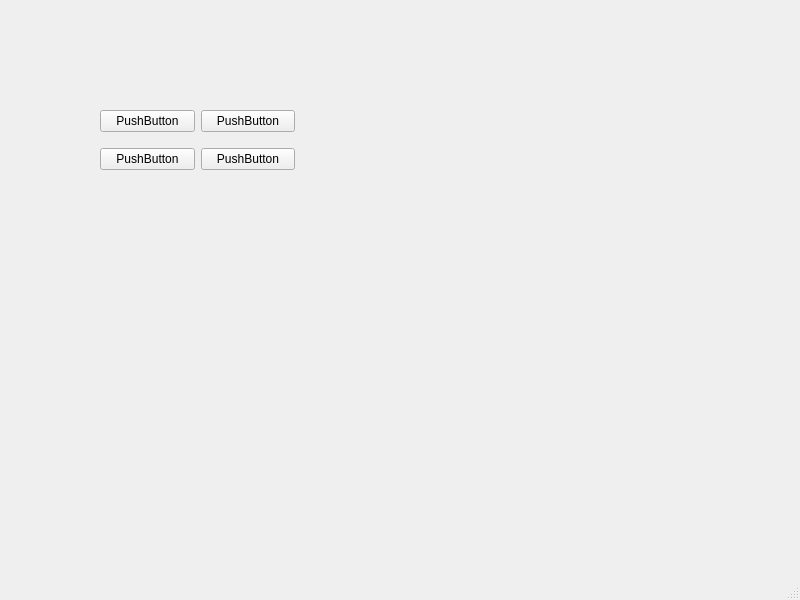
<?xml version="1.0" encoding="UTF-8"?>
<ui version="4.0">
 <class>MainWindow</class>
 <widget class="QMainWindow" name="MainWindow">
  <property name="geometry">
   <rect>
    <x>0</x>
    <y>0</y>
    <width>800</width>
    <height>600</height>
   </rect>
  </property>
  <property name="windowTitle">
   <string>MainWindow</string>
  </property>
  <widget class="QWidget" name="centralwidget">
   <widget class="QWidget" name="gridLayoutWidget">
    <property name="geometry">
     <rect>
      <x>100</x>
      <y>100</y>
      <width>195</width>
      <height>80</height>
     </rect>
    </property>
    <layout class="QGridLayout" name="gridLayout">
     <item row="0" column="1">
      <widget class="QPushButton" name="pushButton_2">
       <property name="text">
        <string>PushButton</string>
       </property>
      </widget>
     </item>
     <item row="0" column="0">
      <widget class="QPushButton" name="pushButton">
       <property name="text">
        <string>PushButton</string>
       </property>
      </widget>
     </item>
     <item row="1" column="0">
      <widget class="QPushButton" name="pushButton_3">
       <property name="text">
        <string>PushButton</string>
       </property>
      </widget>
     </item>
     <item row="1" column="1">
      <widget class="QPushButton" name="pushButton_4">
       <property name="text">
        <string>PushButton</string>
       </property>
      </widget>
     </item>
    </layout>
   </widget>
  </widget>
  <widget class="QMenuBar" name="menubar">
   <property name="geometry">
    <rect>
     <x>0</x>
     <y>0</y>
     <width>800</width>
     <height>26</height>
    </rect>
   </property>
  </widget>
  <widget class="QStatusBar" name="statusbar"/>
 </widget>
 <resources/>
 <connections/>
</ui>
